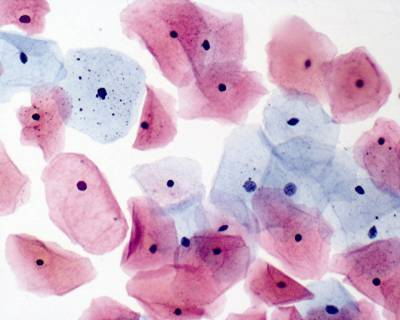
#> input picture Cervical Colour.jpg, 400 x 320 px
$ jupyter execute Assignment2.ipynb
#> lines starting #> are read from the running program, lines starting #| are printed output that depends on the picture; after the words box and inside, x2 and y2 are one past the last pixel; in counts of white or black regions, pixels touching at a corner belong together
# _Cancer Screening_
Student Number: C16470866

Name: Andrew McGowan

Course: Computer Science

Program: Image Processing Assignment 2

## Research

### Watershed Algorithm:
The watershed algorithm allows you to take images with a lot of noise and objects of similar type and be able to distinctly  draw the images apart. I felt this woulld be a great method to implement to my program as the images all have very similar cells which would be hard to tell apart from a computer point of view. **[2]**

The method builds barriers between the similar objects or places of potential barriers following the lines on the image. No extra imports are needed as numpy, cv2 and matplotlib are already in all my programs.

This algorithm follows a specific set of steps which allow you to draw these objects apart.
* First you threshold the image which will allow you to see the obvious difference in black and white.
* Next you need to block out all the noise that is in between the objects in the image. This can simply mean shaving down the sides of the images to allow more distinct separation between them.**[2]**

* This is followed by getting the sure background area by dilation and finding the sure foreground are using "distanceTransform" and thresholding.

* Once you have both grounds you can find the unknow region by subtracting one from the other. You then have the regions of the cells which can then be marked by a marker which will heavily outline where the edges of the object are.

### Click Events:
The second resource I needed was click events. This was to allow me to click on the image and manipulate the image to how I wish. **[1]**

Here I studied the code and how parameters are passed and how I can access the pixel X and Y values. From studying the site I was able to figure out exactly what I needed to do for mine which was implement a click event for the left button on the mouse. From there I was easily able to access the X and Y value which I can use for taking that section of the image

I also got learned the 5 parameters that it passes which are:
* **event**: The event that took place (left mouse click etc.)
* **x**: The x coordinate on the image
* **y**: The y coordinate on the image
* **flags**: Any relevant flags passed by OpenCV
* **params**: Any extra parameters supplied by OpenCV
**[1]**

I also found out through this only page that I was able to carry the global variables with me as it gets awkward when trying to pass images etc through this process

## The Algorithm

The process in which I attempted to complete this assignment was all based around the ability to click the image and close in on image allowing the user to interact.
#### The Process of my Program:
* My global variable are to facilitate which image is being used after the click

* First my program has hardcoded images into it. These images are then passed into process_image. The call is at the bottom

* In process_image the image_click_identifier is used to identify which image is being used. Before I created this I had a lot of difficulty trying tell the program after the image is clicked which image is actually being used. Noramlly this would be fine with simple functions however, with the click event I could not pass the image parameter into it (im sure there is a way but I could not figure it out). So i made the global strings to be able to do an if statement in the click event.

* After the image_click_identifier was set I called the "watershed". The current image is passed to this method and put through the watershed algorithm steps which are: **[2]**
1. Split the images values to and create and image with the rgb values
2. Convert the image to greyscale
3. Threshold the image at your chosen values to detect difference between background and foreground
4. Remove the noise in the image
5. Use whatever form or Morphology you like on the image
6. Dilate the background
* After that I plotted the images alongside their updated version

* After the watershed method has run we move towards the interaction with the image

* I created a window that would contain the current image, this is alongside the current image name which I have given as a global variable and will go wherever the image goes.

* I used "WINDOW_AUTOSIZE" as I had issues with the window being too small. **[3]** At this stage the current image should be open in a window. I gave the "setMouseCallback" to pass the current image and the function "click" which is where all the code for clicking the image is.

* In the code for clicking the image I have it set for "EVENT_LBUTTONDOWN". This method is run when the left button on the mouse is pressed over the image. I get the current height and width of the image using "img.shape[:2]". From there I create variables named that are to take the area clicked and create a new image with.

* These variables are relative to the sie of the current image.

* I then crop the current image using the method of " crop = image[y:y + h : x:x + h] ". I came across some errors with this that were quickly resolved when I manually gave the variable integer values. I then got the width and height of the new sectioned image of the cell and simply doubled its size for better view.

**processed_image = clicked_image(croppedImage)** is now called passing the cropped image. In this method we run through the cropped image and black out the background only showing the current cell.

* Here we threshold the image trying to take the foreground or object on the image away from the background. The following steps are followed in this and the reference is the Segmentation notes on Brightspace.

1. Create a mask with a value range
2. Convert to RGB
3. Inverse the mask by taking it away from its max value of 255
4. create a shape for the desired elliptical kernal
5. Execute morphology with "morph_open" this is one of many forms of morphology that you can use.
6. Execute the same but this time "morph_close"
7. Create a region of interest
8. Apply markers and watershed
I let the result equal the region of interest and returned the result to the function call. This was done after converting the image back to BGR.

**Back in click  event**

Back in the click event the window will now be updated every time you click the image and the image should have a black background around the cell.

Every time you click an area on the image the whole call will run again refreshing the window for the cropped image where selected.

**Program Efficiency**
For all thresholding i only use 3 iterations. This is to keep the program running smoothly as well as quickly. At the same time is is giving a better result for the threshold. After some trial and error I realised that any more than 3 for my program was only giving the same result

**Out of bounds**
Is for any area that may conflict with the cropped image

### References

**[1]**
Rosebrock, A., 2020. Capturing Mouse Click Events With Python And Opencv - Pyimagesearch. [online] PyImageSearch. Available at:
<https://www.pyimagesearch.com/2015/03/09/capturing-mouse-click-events-with-python-and-opencv/> [Accessed 23 November 2020].

**[2]**
Docs.opencv.org. 2020. Opencv: Image Segmentation With Watershed Algorithm. [online] Available at: <https://docs.opencv.org/master/d3/db4/tutorial_py_watershed.html> [Accessed 23 November 2020].

**[3]**
display, O., ARATA, M. and Shakeel, S., 2020. Opencv & Python - Image Too Big To Display. [online] Stack Overflow. Available at:
<https://stackoverflow.com/questions/35180764/opencv-python-image-too-big-to-display> [Accessed 23 November 2020].

[cell 1]
# imports

import cv2
import numpy as np
from matplotlib import pyplot as plt
from matplotlib import image as image
import matplotlib.cm as cm

# global string

try:
    colour_image = "Colour Image .jpg"
    mono_image = "Mono Image .jpg"
    image_click_identifier = None
except:
    print("Failed to assign global strings")


def process_image(img, image_string):
    global image_click_identifier, mono_image, colour_image

    # assign image identifier for click
    try:
        if image_string == colour_image:
            image_click_identifier = 1
        elif image_string == mono_image:
            image_click_identifier = 2
        else:
            print("Failed to select image identifier")

        # call watershed for current image displayed as plt
        watershed(img)

        # create initial window of image
        cv2.namedWindow(image_string, cv2.WINDOW_AUTOSIZE)

        # use name of current image for window
        cv2.imshow(image_string, img)

        # set mouse callback awaiting for user to click image
        cv2.setMouseCallback(image_string, click)
        cv2.waitKey(0)
        cv2.destroyAllWindows()

    except:
        print("Failed to create initial window")


# [107 lines left out: functions clicked_image, click, not called in this run]


def watershed(img):
    global image_click_identifier, mono_image, colour_image

    try:
        # split image
        b, g, r = cv2.split(img)
        image_rgb = cv2.merge([r, g, b])

        # convert current image to gray
        gray = cv2.cvtColor(img, cv2.COLOR_BGR2GRAY)
    except:
        print("Failed to convert and extract image values - watershed")

    try:
        # thresholf the value range of the image to detect difference in background and foreground
        ret, thresh = cv2.threshold(gray, 50, 255, cv2.THRESH_BINARY_INV + cv2.THRESH_OTSU)

        # remove noise in image
        kernel = np.ones((2,2), np.uint8)

        # use open and close form of morphing as we did with click
        opening = cv2.morphologyEx(thresh, cv2.MORPH_OPEN, kernel, iterations = 3)

        # dilate background area
        background_image = cv2.dilate(opening, kernel, iterations=3)
    except:
        print("Failed to use Watershed steps")

    try: # check which image is being used
        if image_click_identifier == 1:
            cv2.imwrite(colour_image, gray)
        elif image_click_identifier == 2:
            cv2.imwrite(mono_image, gray)
    except:
        print("Failed to create image file")


    # plot images together
    try:
        plt.subplot(221),plt.imshow(image_rgb)
        plt.title('Image')
        plt.subplot(222),plt.imshow(thresh, 'gray')
        plt.title("After watershed algorithm")
        plt.show()
    except:
        print("Failed to plot watershed images")


try:
    Colour = cv2.imread('Cervical Colour.jpg')
#> Colour is the input picture: shape (320, 400, 3); mean B, G, R 203.8, 181.6, 212.6
    Mono = cv2.imread('Cervical Mono.jpg')
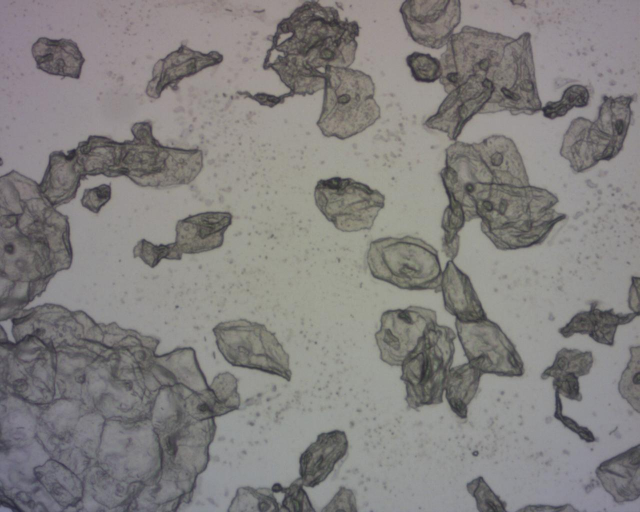
#> input picture Cervical Mono.jpg, 1280 x 1024 px (shown at 1/2 size)
#> Mono is the input picture: shape (1024, 1280, 3); mean B, G, R 127.6, 129, 131.3
except:
    print("Failed to load images")

try:
    process_image(Colour, colour_image)
#> in watershed, `b, g, r = cv2.split(img)`:
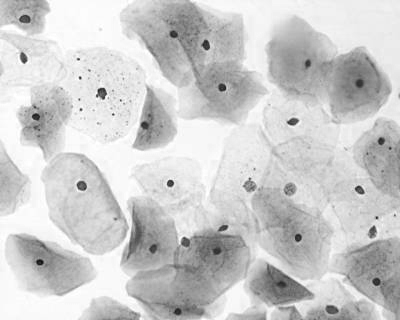
#> b: shape (320, 400); min 13, max 255, mean 203.8
#> in watershed, `b, g, r = cv2.split(img)`:
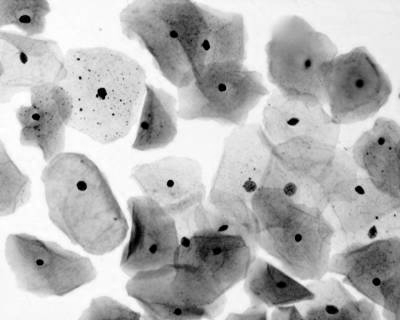
#> g: shape (320, 400); min 0, max 255, mean 181.6
#> in watershed, `b, g, r = cv2.split(img)`:
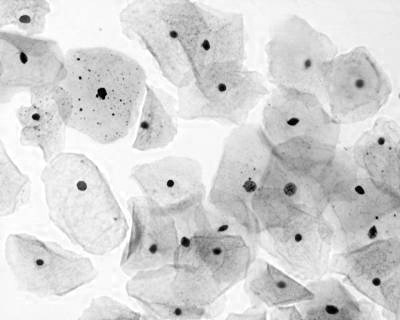
#> r: shape (320, 400); min 0, max 255, mean 212.6
#> in watershed, `gray = cv2.cvtColor(img, cv2.COLOR_BGR2GRAY)`:
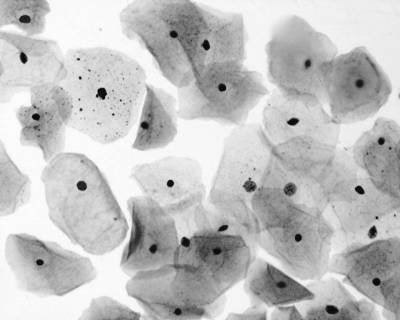
#> gray: shape (320, 400); min 5, max 255, mean 193.4
#> in watershed, `ret, thresh = cv2.threshold(gray, 50, 255, cv2.THRESH_BINARY_INV + cv2..`:
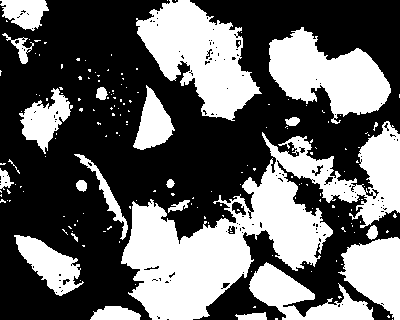
#> thresh: shape (320, 400); 39.3% white; 175 white regions (152 under 20 px), largest, box (x1, y1, x2, y2) and area: (121, 121, 400, 320) 20529, (136, 0, 262, 121) 7897, (269, 27, 391, 124) 6386
#> in watershed, `ret, thresh = cv2.threshold(gray, 50, 255, cv2.THRESH_BINARY_INV + cv2..`: ret = 185
#> in watershed, `opening = cv2.morphologyEx(thresh, cv2.MORPH_OPEN, kernel, iterations ..`: opening: shape (320, 400); 36.2% white; 32 white regions (2 under 20 px), largest, box (x1, y1, x2, y2) and area: (125, 207, 254, 320) 9572, (139, 0, 262, 123) 7518, (272, 32, 394, 118) 6248
#> in watershed, `background_image = cv2.dilate(opening, kernel, iterations=3)`:
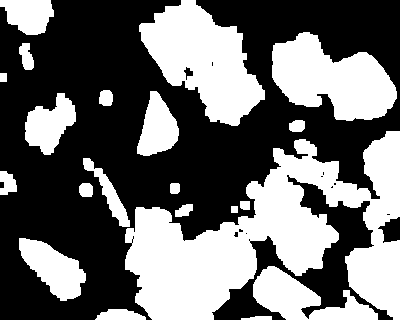
#> background_image: shape (320, 400); 42.3% white; 21 white regions, largest, box (x1, y1, x2, y2) and area: (125, 131, 400, 320) 24997, (139, 0, 265, 126) 8653, (272, 32, 397, 121) 6989
    process_image(Mono, mono_image)
#> in watershed (call 2), `ret, thresh = cv2.threshold(gray, 50, 255, cv2.THRESH_BINARY_INV + cv2..`:
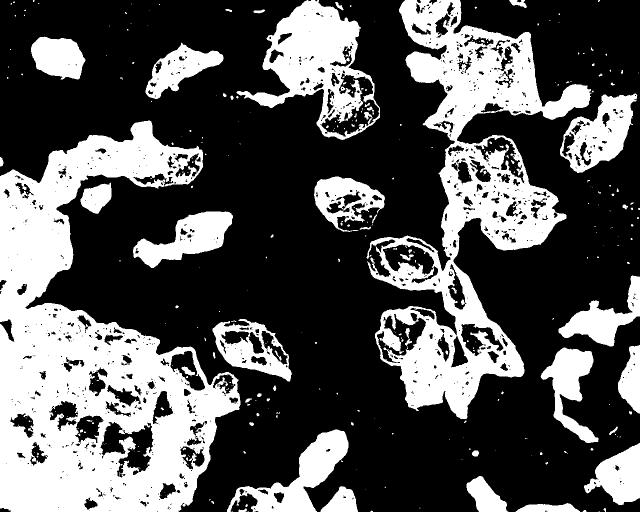
#> thresh: shape (1024, 1280) (shown at 1/2 size); 34% white; 344 white regions (260 under 20 px), largest, box (x1, y1, x2, y2) and area: (0, 241, 481, 1024) 185230, (733, 0, 1183, 838) 117596, (473, 0, 760, 280) 31253
#> in watershed (call 2), `ret, thresh = cv2.threshold(gray, 50, 255, cv2.THRESH_BINARY_INV + cv2..`: ret = 121
#> in watershed (call 2), `opening = cv2.morphologyEx(thresh, cv2.MORPH_OPEN, kernel, iterations ..`:
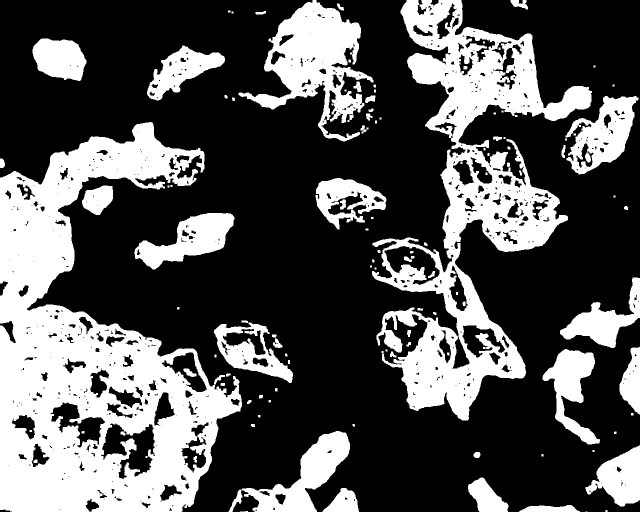
#> opening: shape (1024, 1280) (shown at 1/2 size); 33.1% white; 120 white regions (21 under 20 px), largest, box (x1, y1, x2, y2) and area: (0, 244, 484, 1024) 183175, (744, 0, 1184, 841) 113716, (477, 0, 747, 283) 29459
#> in watershed (call 2), `background_image = cv2.dilate(opening, kernel, iterations=3)`:
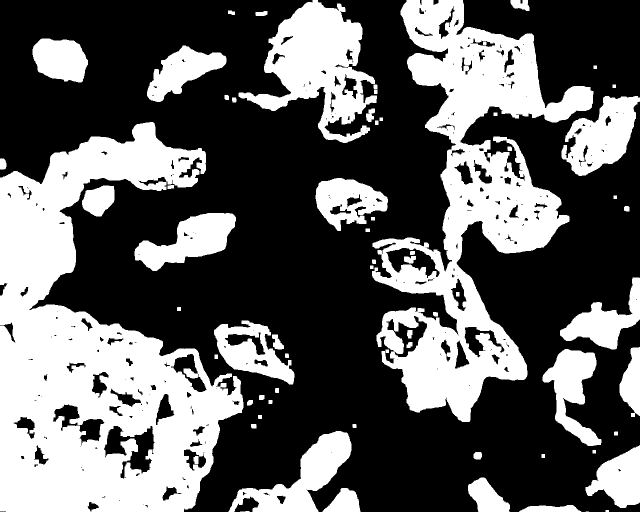
#> background_image: shape (1024, 1280) (shown at 1/2 size); 37.7% white; 67 white regions (1 under 20 px), largest, box (x1, y1, x2, y2) and area: (0, 244, 487, 1024) 201090, (744, 0, 1187, 844) 135861, (477, 0, 754, 286) 35390
except:
    print("Failed to run process")
